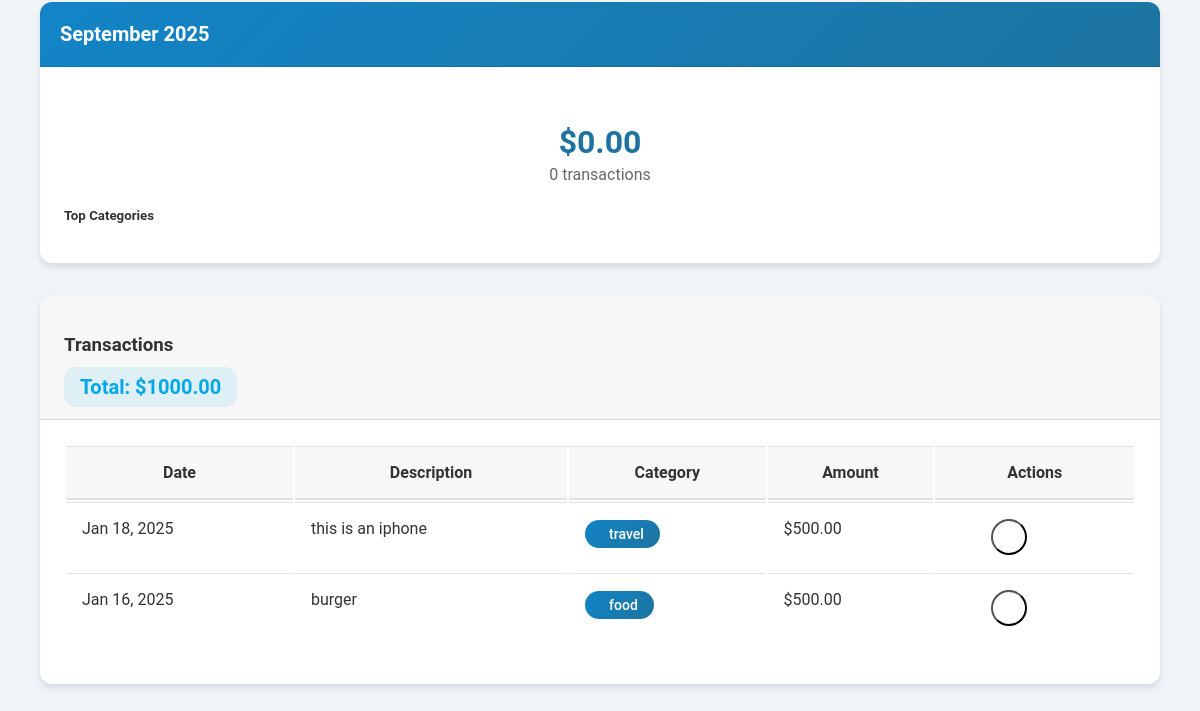
The app's page /expense-list/ (signed in, lower part), older data.
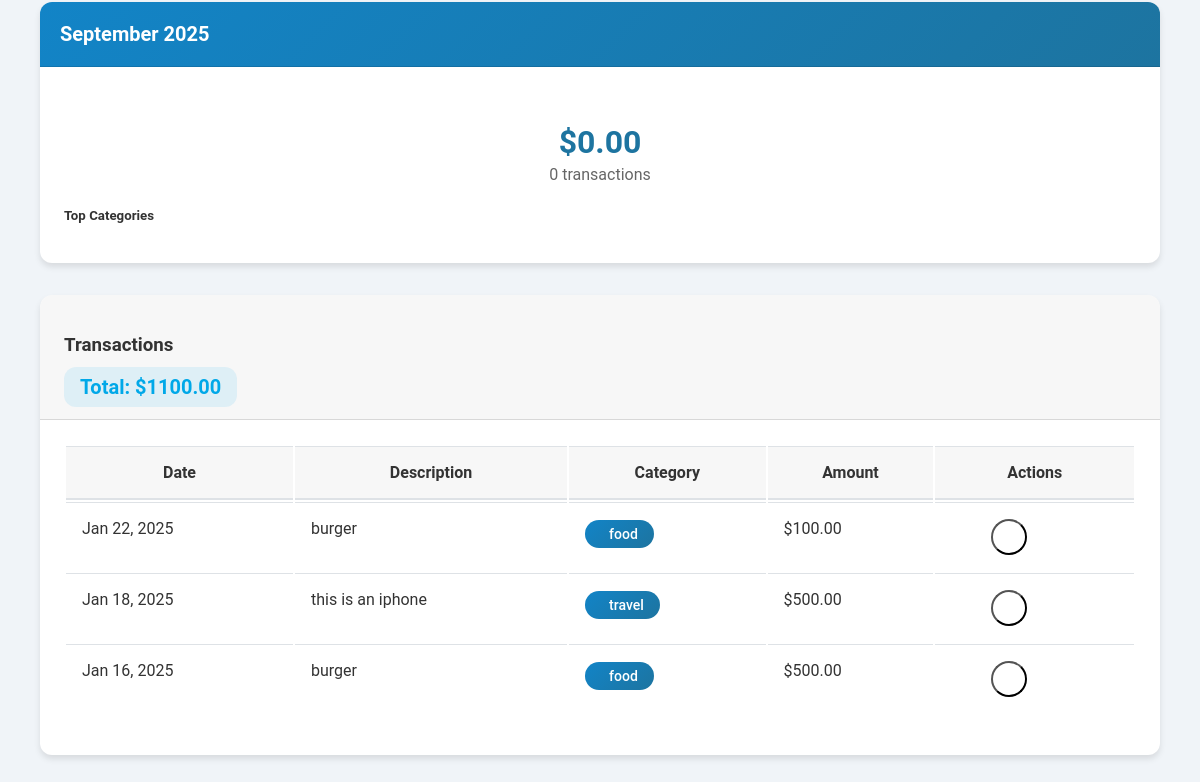
The same page, newer data.
### Expenses/models.py (models this page shows, shortened)
class Expense(models.Model):
    RECURRING_CHOICES = [
        ('none', 'None'),
        ('daily', 'Daily'),
        ('weekly', 'Weekly'),
        ('monthly', 'Monthly'),
        ('yearly', 'Yearly'),
    ]
    user = models.ForeignKey(User, on_delete=models.CASCADE)
    category = models.ForeignKey(Category, on_delete=models.SET_NULL, null=True, blank=True)
    amount = models.DecimalField(
        max_digits=10,
        decimal_places=2,
        validators=[MinValueValidator(0.01)]
    )
    description = models.CharField(max_length=200)
    date = models.DateField()
    recurring = models.CharField(
        max_length=10,
        choices=RECURRING_CHOICES,
        default='none'
    )
    created_at = models.DateTimeField(auto_now_add=True)
    updated_at = models.DateTimeField(auto_now=True)

class Category(models.Model):
    name = models.CharField(max_length=100)
    user = models.ForeignKey(User, on_delete=models.CASCADE)
    budget = models.DecimalField(
        max_digits=10,
        decimal_places=2,
        validators=[MinValueValidator(0)],
        default=0
    )
    class Meta:
        verbose_name_plural = 'Categories'
        unique_together = ['name', 'user']

### Expenses/views.py (the view)
# urls.py: path('expense-list/', views.expense_list, name='expense_list'),
@login_required(login_url='login')
def expense_list(request):
    category = request.GET.get('category')
    date_from = request.GET.get('date_from')
    date_to = request.GET.get('date_to')
    sort_by = request.GET.get('sort_by', '-date')  # Default sort by date descending
    expenses = Expense.objects.filter(user=request.user)
    if category:
        expenses = expenses.filter(category_id=category)
    if date_from:
        expenses = expenses.filter(date__gte=date_from)
    if date_to:
        expenses = expenses.filter(date__lte=date_to)
    expenses = expenses.order_by(sort_by)
    categories = Category.objects.filter(user=request.user)
    total_amount = expenses.aggregate(total=Sum('amount'))['total'] or 0
    today = datetime.now().date()
    monthly_comparisons = []
    for month_offset in range(3):
        month_date = today - timedelta(days=30 * month_offset)
        month_start = month_date.replace(day=1)
        if month_offset < 2:
            month_end = (month_start + timedelta(days=32)).replace(day=1) - timedelta(days=1)
        else:
            month_end = month_date
        month_data = Expense.objects.filter(
            user=request.user,
            date__gte=month_start,
            date__lte=month_end
        )
        month_total = month_data.aggregate(total=Sum('amount'))['total'] or 0
        top_categories = month_data.values(
            'category__name'
        ).annotate(
            total=Sum('amount')
        ).order_by('-total')[:3]  # Get top 3 categories
        for category in top_categories:
            category['percentage'] = (category['total'] / month_total * 100) if month_total > 0 else 0
            category['total'] = float(category['total'])
        monthly_comparisons.append({
            'month': month_start.strftime('%B %Y'),
            'total': float(month_total),
            'top_categories': list(top_categories),
            'transaction_count': month_data.count()
        })
    context = {
        'expenses': expenses,
        'categories': categories,
        'total_amount': total_amount,
        'selected_category': category,
        'date_from': date_from,
        'date_to': date_to,
        'sort_by': sort_by,
        'monthly_comparisons': monthly_comparisons
    }
    return render(request, 'expenses/expense_list.html', context)

### Expenses/templates/expenses/expense_list.html (shortened to what this page needs)
{% extends 'base.html' %}
{% load static %}
{% block css_files %}
<link rel="stylesheet" href="{% static 'css/expense_list.css' %}">
{% endblock %}
{% block content %}
<div class="dashboard-container">
    <main class="main-content">
        <div class="container">
            <div class="row mb-4">
                {% for month in monthly_comparisons %}
                <div class="col-md-4">
                    <div class="card monthly-comparison-card">
                        <div class="card-header">
                            <h4>{{ month.month }}</h4>
                        </div>
                        <div class="card-body">
                            <div class="month-total">
                                <h3>${{ month.total|floatformat:2 }}</h3>
                                <p>{{ month.transaction_count }} transactions</p>
                            </div>
                            <div class="top-categories">
                                <h5>Top Categories</h5>
                            </div>
                        </div>
                    </div>
                </div>
                {% endfor %}
            </div>
            <div class="card">
                <div class="card-header d-flex justify-content-between align-items-center">
                    <h3>Transactions</h3>
                    <span class="total-amount">Total: ${{ total_amount|floatformat:2 }}</span>
                </div>
                <div class="card-body">
                    <div class="table-responsive">
                        <table class="table">
                            <thead>
                                <tr>
                                    <th>Date</th>
                                    <th>Description</th>
                                    <th>Category</th>
                                    <th>Amount</th>
                                    <th>Actions</th>
                                </tr>
                            </thead>
                            <tbody>
                                {% for expense in expenses %}
                                <tr>
                                    <td>{{ expense.date|date:"M d, Y" }}</td>
                                    <td>{{ expense.description }}</td>
                                    <td>
                                        <span class="category-badge">
                                            {{ expense.category.name|default:"Uncategorized" }}
                                        </span>
                                    </td>
                                    <td>${{ expense.amount|floatformat:2 }}</td>
                                    <td>
                                        <a href="{% url 'edit_expense' expense.id %}" class="btn btn-icon" title="Edit">
                                        </a>
                                        <button class="btn btn-icon delete-expense" data-expense-id="{{ expense.id }}" title="Delete">
                                        </button>
                                    </td>
                                </tr>
                                {% empty %}
                                <tr>
                                    <td colspan="5" class="text-center">No transactions found.</td>
                                </tr>
                                {% endfor %}
                            </tbody>
                        </table>
                    </div>
                </div>
            </div>
        </div>
    </main>
</div>
{% endblock %}

Row changes from the older to the newer data that the page shows:
added Expense: date "Jan 22, 2025", description "burger", category.name "food", amount "100.00"
Text that changed along with them:
{{ total_amount|floatformat:2 }}: "1000.00" → "1100.00"
